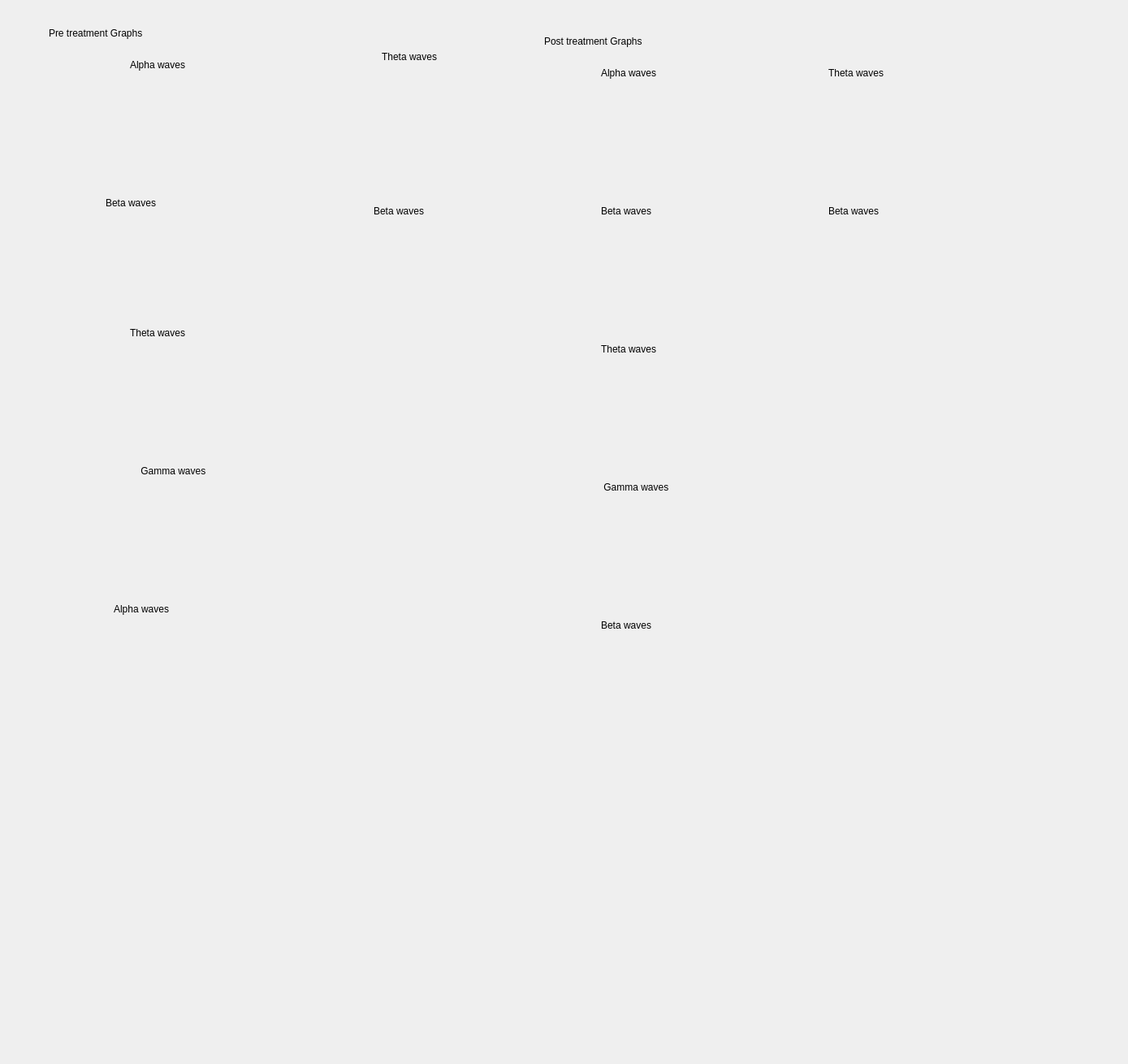
<?xml version="1.0" encoding="UTF-8"?>
<ui version="4.0">
 <class>Form</class>
 <widget class="QWidget" name="Form">
  <property name="geometry">
   <rect>
    <x>0</x>
    <y>0</y>
    <width>1389</width>
    <height>1310</height>
   </rect>
  </property>
  <property name="windowTitle">
   <string>Form</string>
  </property>
  <widget class="QCustomPlot" name="wavePlot10" native="true">
   <property name="geometry">
    <rect>
     <x>10</x>
     <y>60</y>
     <width>271</width>
     <height>161</height>
    </rect>
   </property>
   <widget class="QLabel" name="label_3">
    <property name="geometry">
     <rect>
      <x>150</x>
      <y>10</y>
      <width>171</width>
      <height>20</height>
     </rect>
    </property>
    <property name="text">
     <string>Alpha waves</string>
    </property>
   </widget>
  </widget>
  <widget class="QLabel" name="label">
   <property name="geometry">
    <rect>
     <x>60</x>
     <y>20</y>
     <width>141</width>
     <height>41</height>
    </rect>
   </property>
   <property name="text">
    <string>Pre treatment Graphs</string>
   </property>
  </widget>
  <widget class="QLabel" name="label_2">
   <property name="geometry">
    <rect>
     <x>670</x>
     <y>30</y>
     <width>141</width>
     <height>41</height>
    </rect>
   </property>
   <property name="text">
    <string>Post treatment Graphs</string>
   </property>
  </widget>
  <widget class="QCustomPlot" name="wavePlot10_2" native="true">
   <property name="geometry">
    <rect>
     <x>10</x>
     <y>230</y>
     <width>271</width>
     <height>161</height>
    </rect>
   </property>
   <widget class="QLabel" name="label_5">
    <property name="geometry">
     <rect>
      <x>120</x>
      <y>10</y>
      <width>171</width>
      <height>20</height>
     </rect>
    </property>
    <property name="text">
     <string>Beta waves</string>
    </property>
   </widget>
  </widget>
  <widget class="QCustomPlot" name="wavePlot10_3" native="true">
   <property name="geometry">
    <rect>
     <x>10</x>
     <y>390</y>
     <width>271</width>
     <height>161</height>
    </rect>
   </property>
   <widget class="QLabel" name="label_7">
    <property name="geometry">
     <rect>
      <x>150</x>
      <y>10</y>
      <width>111</width>
      <height>20</height>
     </rect>
    </property>
    <property name="text">
     <string>Theta waves</string>
    </property>
   </widget>
  </widget>
  <widget class="QCustomPlot" name="wavePlot10_4" native="true">
   <property name="geometry">
    <rect>
     <x>10</x>
     <y>560</y>
     <width>271</width>
     <height>161</height>
    </rect>
   </property>
   <widget class="QLabel" name="label_9">
    <property name="geometry">
     <rect>
      <x>160</x>
      <y>10</y>
      <width>141</width>
      <height>20</height>
     </rect>
    </property>
    <property name="text">
     <string> Gamma waves</string>
    </property>
   </widget>
  </widget>
  <widget class="QCustomPlot" name="wavePlot10_5" native="true">
   <property name="geometry">
    <rect>
     <x>10</x>
     <y>730</y>
     <width>271</width>
     <height>161</height>
    </rect>
   </property>
   <widget class="QLabel" name="label_4">
    <property name="geometry">
     <rect>
      <x>130</x>
      <y>10</y>
      <width>171</width>
      <height>20</height>
     </rect>
    </property>
    <property name="text">
     <string>Alpha waves</string>
    </property>
   </widget>
  </widget>
  <widget class="QCustomPlot" name="wavePlot10_6" native="true">
   <property name="geometry">
    <rect>
     <x>290</x>
     <y>60</y>
     <width>271</width>
     <height>161</height>
    </rect>
   </property>
   <widget class="QLabel" name="label_8">
    <property name="geometry">
     <rect>
      <x>180</x>
      <y>0</y>
      <width>111</width>
      <height>20</height>
     </rect>
    </property>
    <property name="text">
     <string>Theta waves</string>
    </property>
   </widget>
  </widget>
  <widget class="QCustomPlot" name="wavePlot10_7" native="true">
   <property name="geometry">
    <rect>
     <x>290</x>
     <y>240</y>
     <width>271</width>
     <height>161</height>
    </rect>
   </property>
   <widget class="QLabel" name="label_6">
    <property name="geometry">
     <rect>
      <x>170</x>
      <y>10</y>
      <width>171</width>
      <height>20</height>
     </rect>
    </property>
    <property name="text">
     <string>Beta waves</string>
    </property>
   </widget>
  </widget>
  <widget class="QCustomPlot" name="treat" native="true">
   <property name="geometry">
    <rect>
     <x>620</x>
     <y>70</y>
     <width>271</width>
     <height>161</height>
    </rect>
   </property>
   <widget class="QLabel" name="label_10">
    <property name="geometry">
     <rect>
      <x>120</x>
      <y>10</y>
      <width>171</width>
      <height>20</height>
     </rect>
    </property>
    <property name="text">
     <string>Alpha waves</string>
    </property>
   </widget>
  </widget>
  <widget class="QCustomPlot" name="treat_2" native="true">
   <property name="geometry">
    <rect>
     <x>620</x>
     <y>240</y>
     <width>271</width>
     <height>161</height>
    </rect>
   </property>
   <widget class="QLabel" name="label_12">
    <property name="geometry">
     <rect>
      <x>120</x>
      <y>10</y>
      <width>171</width>
      <height>20</height>
     </rect>
    </property>
    <property name="text">
     <string>Beta waves</string>
    </property>
   </widget>
  </widget>
  <widget class="QCustomPlot" name="treat_3" native="true">
   <property name="geometry">
    <rect>
     <x>620</x>
     <y>410</y>
     <width>271</width>
     <height>161</height>
    </rect>
   </property>
   <widget class="QLabel" name="label_13">
    <property name="geometry">
     <rect>
      <x>120</x>
      <y>10</y>
      <width>171</width>
      <height>20</height>
     </rect>
    </property>
    <property name="text">
     <string>Theta waves</string>
    </property>
   </widget>
  </widget>
  <widget class="QCustomPlot" name="treat_4" native="true">
   <property name="geometry">
    <rect>
     <x>620</x>
     <y>580</y>
     <width>271</width>
     <height>161</height>
    </rect>
   </property>
   <widget class="QLabel" name="label_15">
    <property name="geometry">
     <rect>
      <x>120</x>
      <y>10</y>
      <width>171</width>
      <height>20</height>
     </rect>
    </property>
    <property name="text">
     <string> Gamma waves</string>
    </property>
   </widget>
  </widget>
  <widget class="QCustomPlot" name="treat_5" native="true">
   <property name="geometry">
    <rect>
     <x>620</x>
     <y>750</y>
     <width>271</width>
     <height>161</height>
    </rect>
   </property>
   <widget class="QLabel" name="label_17">
    <property name="geometry">
     <rect>
      <x>120</x>
      <y>10</y>
      <width>171</width>
      <height>20</height>
     </rect>
    </property>
    <property name="text">
     <string>Beta waves</string>
    </property>
   </widget>
  </widget>
  <widget class="QCustomPlot" name="treat_6" native="true">
   <property name="geometry">
    <rect>
     <x>900</x>
     <y>70</y>
     <width>271</width>
     <height>161</height>
    </rect>
   </property>
   <widget class="QLabel" name="label_18">
    <property name="geometry">
     <rect>
      <x>120</x>
      <y>10</y>
      <width>171</width>
      <height>20</height>
     </rect>
    </property>
    <property name="text">
     <string>Theta waves</string>
    </property>
   </widget>
  </widget>
  <widget class="QCustomPlot" name="treat_7" native="true">
   <property name="geometry">
    <rect>
     <x>900</x>
     <y>240</y>
     <width>271</width>
     <height>161</height>
    </rect>
   </property>
   <widget class="QLabel" name="label_20">
    <property name="geometry">
     <rect>
      <x>120</x>
      <y>10</y>
      <width>171</width>
      <height>20</height>
     </rect>
    </property>
    <property name="text">
     <string>Beta waves</string>
    </property>
   </widget>
  </widget>
 </widget>
 <customwidgets>
  <customwidget>
   <class>QCustomPlot</class>
   <extends>QWidget</extends>
   <header>qcustomplot.h</header>
   <container>1</container>
  </customwidget>
 </customwidgets>
 <resources/>
 <connections/>
</ui>
